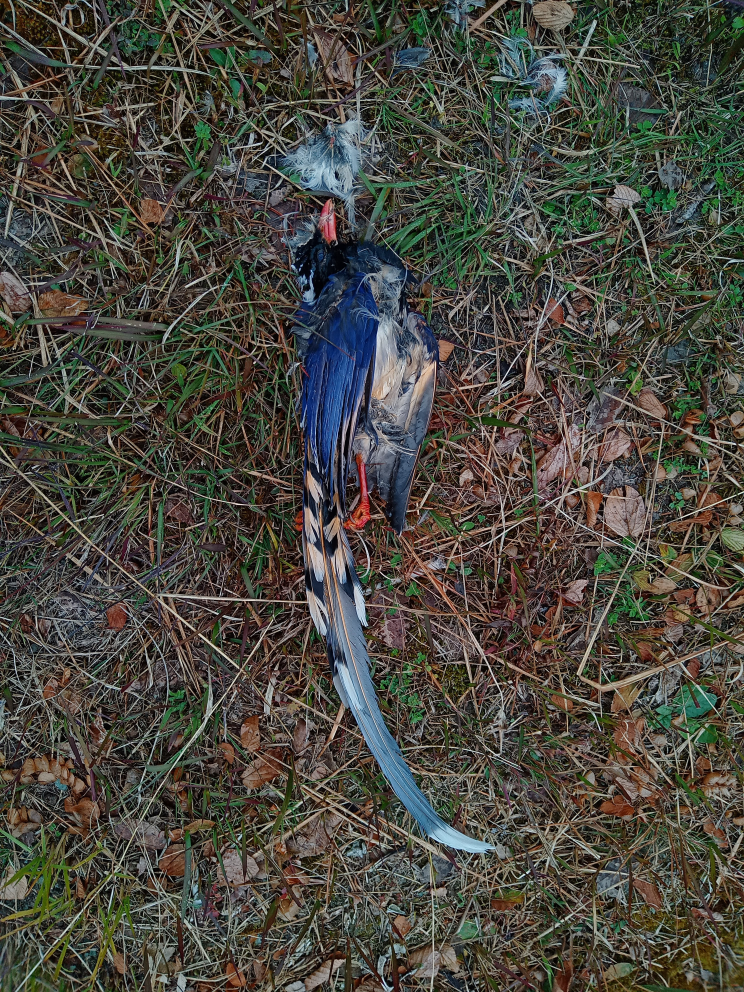
#> input picture The_Bird_Species_Found_In_Titakot/pictures/blue_magpie(electrocuted).jpg, 2976 x 3968 px (shown at 1/4 size)
$ python thumbnail_maker.py 'blue_magpie(electrocuted).jpg' out.png
#> lines starting #> are read from the running program, lines starting #| are printed output that depends on the picture
from PIL import Image, ExifTags
import sys, os

filename = sys.argv[1]
dest_filename = sys.argv[2]

img = Image.open(filename)
#> img is the input picture: PIL image 2976x3968 RGB; mean R, G, B 73.6, 71.9, 63.5
exif_data = dict((ExifTags.TAGS[k], v) for k,v in img._getexif().items() if k in ExifTags.TAGS)
#> exif_data = 37 items

orientation = exif_data["Orientation"]
#> orientation = 0
if(orientation == 8):
    img = img.rotate(90, expand = True)
elif(orientation == 3):
    img = img.rotate(180, expand = True)
elif(orientation == 6):
    img = img.rotate(270, expand = True)

img.thumbnail((400, 400), Image.LANCZOS)
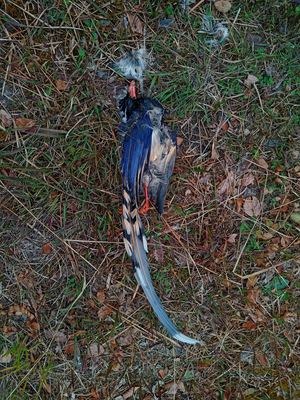
#> img: PIL image 300x400 RGB; mean R, G, B 73.7, 72, 63.6
img.save(os.path.join("../thumbnails/", dest_filename + ".jpeg"), "jpeg")
